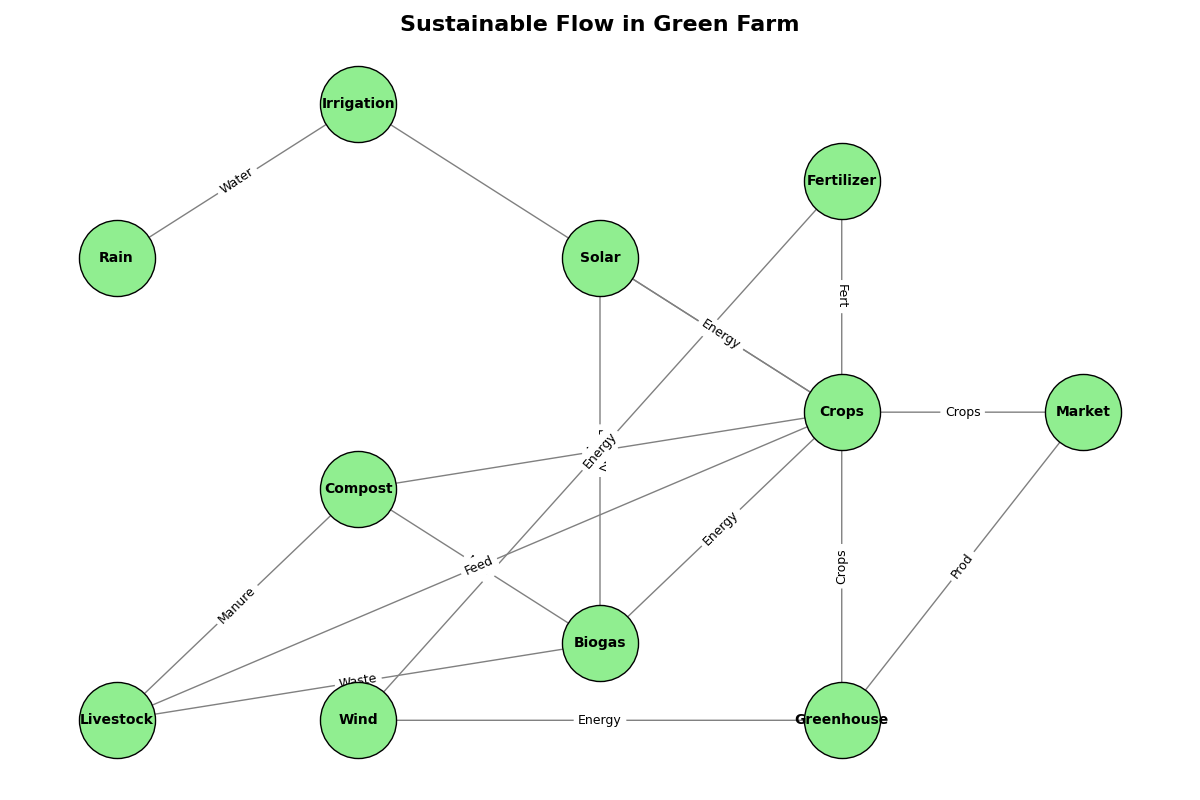

Recreate this plot in Python.
import matplotlib.pyplot as plt
import networkx as nx

# Create a directed graph
G = nx.DiGraph()

# Shortened node names
nodes = [
    "Rain", "Solar", "Compost", "Crops", 
    "Irrigation", "Biogas", "Livestock", "Market",
    "Greenhouse", "Wind", "Fertilizer"
]

# Add nodes to the graph
G.add_nodes_from(nodes)

# Shortened edge labels
edges = [
    ("Rain", "Irrigation"),
    ("Solar", "Biogas"),
    ("Solar", "Crops"),
    ("Compost", "Crops"),
    ("Compost", "Biogas"),
    ("Crops", "Market"),
    ("Irrigation", "Crops"),
    ("Biogas", "Crops"),
    ("Livestock", "Biogas"),
    ("Livestock", "Compost"),
    ("Crops", "Livestock"),
    ("Greenhouse", "Crops"),
    ("Wind", "Greenhouse"),
    ("Wind", "Fertilizer"),
    ("Fertilizer", "Crops"),
    ("Greenhouse", "Market")
]

# Add edges to the graph
G.add_edges_from(edges)

# Define node positions for better visualization
pos = {
    "Rain": (0, 3),
    "Solar": (2, 3),
    "Compost": (1, 1.5),
    "Crops": (3, 2),
    "Irrigation": (1, 4),
    "Biogas": (2, 0.5),
    "Livestock": (0, 0),
    "Market": (4, 2),
    "Greenhouse": (3, 0),
    "Wind": (1, 0),
    "Fertilizer": (3, 3.5)
}

# Draw the graph
plt.figure(figsize=(12, 8))
nx.draw_networkx_nodes(G, pos, node_size=3000, node_color='lightgreen', edgecolors='black')
nx.draw_networkx_edges(G, pos, edgelist=edges, edge_color='gray', arrows=True, arrowsize=20, arrowstyle='-|>')

# Shortened labels
nx.draw_networkx_labels(G, pos, font_size=10, font_weight='bold')
edge_labels = {
    ("Rain", "Irrigation"): "Water",
    ("Solar", "Biogas"): "Energy",
    ("Solar", "Crops"): "Energy",
    ("Compost", "Crops"): "Nutr",
    ("Compost", "Biogas"): "Nutr",
    ("Crops", "Market"): "Crops",
    ("Irrigation", "Crops"): "Water",
    ("Biogas", "Crops"): "Energy",
    ("Livestock", "Biogas"): "Waste",
    ("Livestock", "Compost"): "Manure",
    ("Crops", "Livestock"): "Feed",
    ("Greenhouse", "Crops"): "Crops",
    ("Wind", "Greenhouse"): "Energy",
    ("Wind", "Fertilizer"): "Energy",
    ("Fertilizer", "Crops"): "Fert",
    ("Greenhouse", "Market"): "Prod"
}

# Draw the edge labels
nx.draw_networkx_edge_labels(G, pos, edge_labels=edge_labels, font_size=9)

# Shortened Title
plt.title('Sustainable Flow in Green Farm', fontsize=16, fontweight='bold')

plt.tight_layout()
plt.axis('off')
plt.show()
